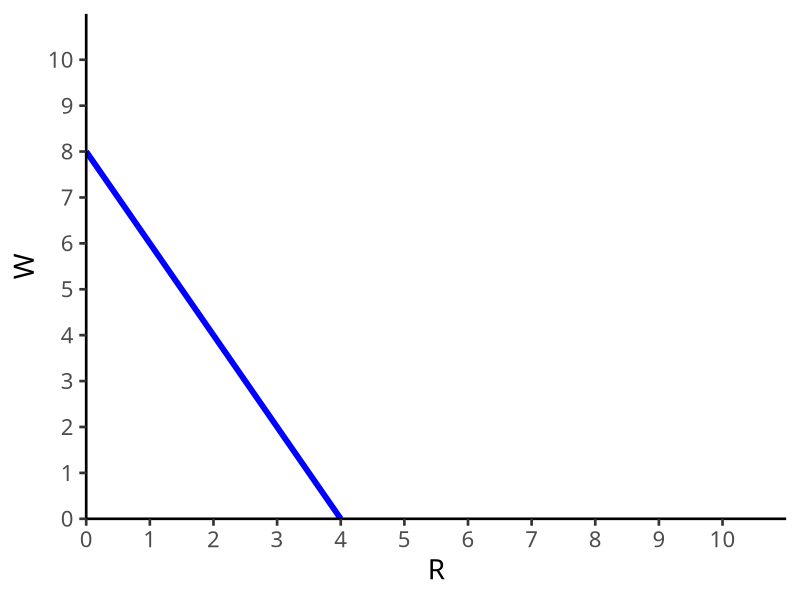
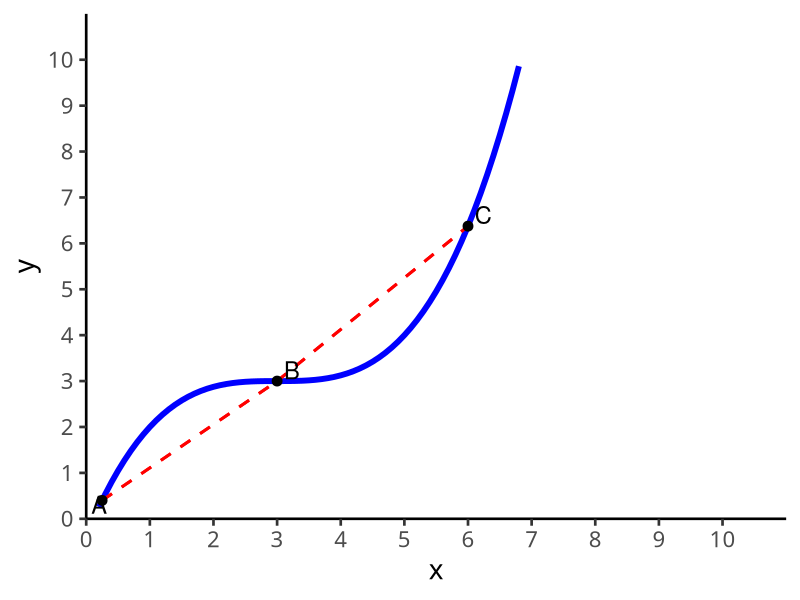
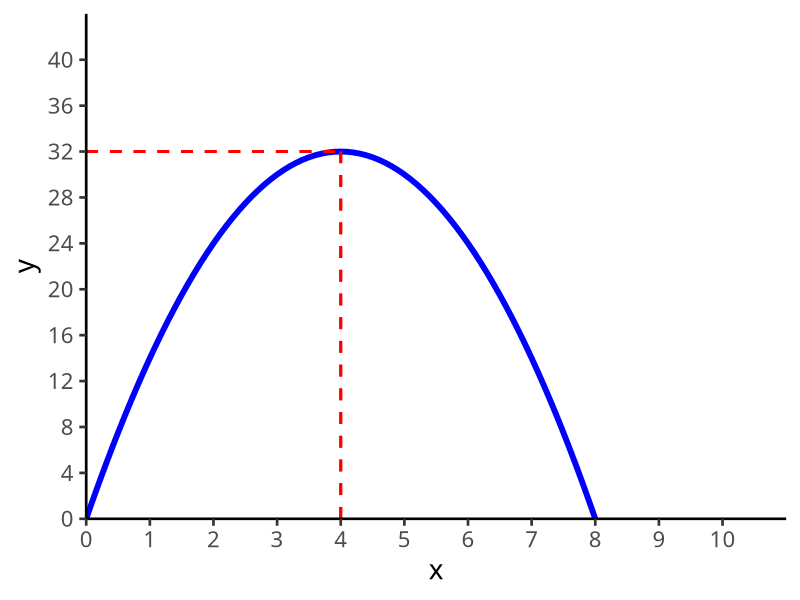
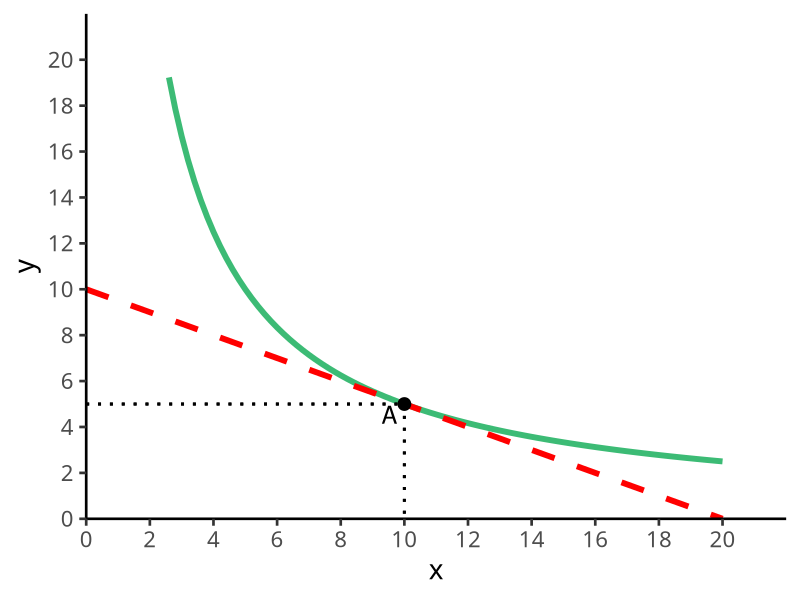
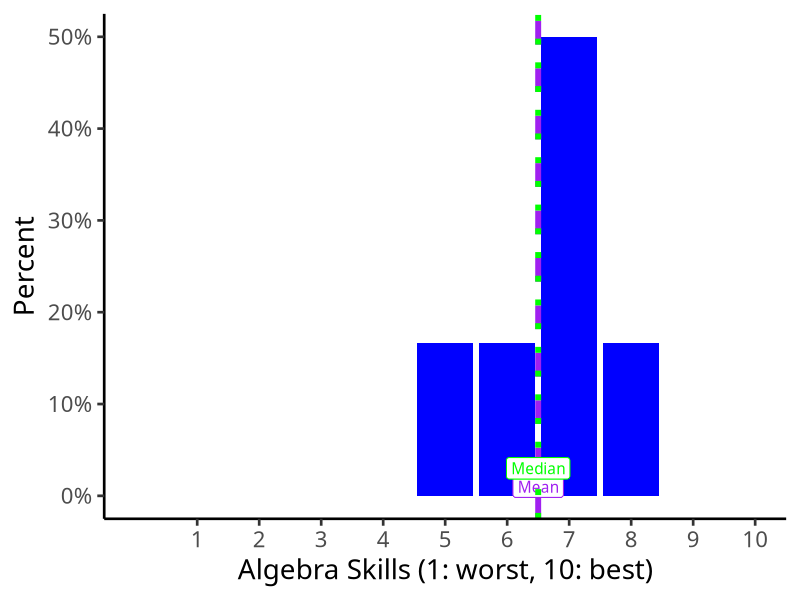
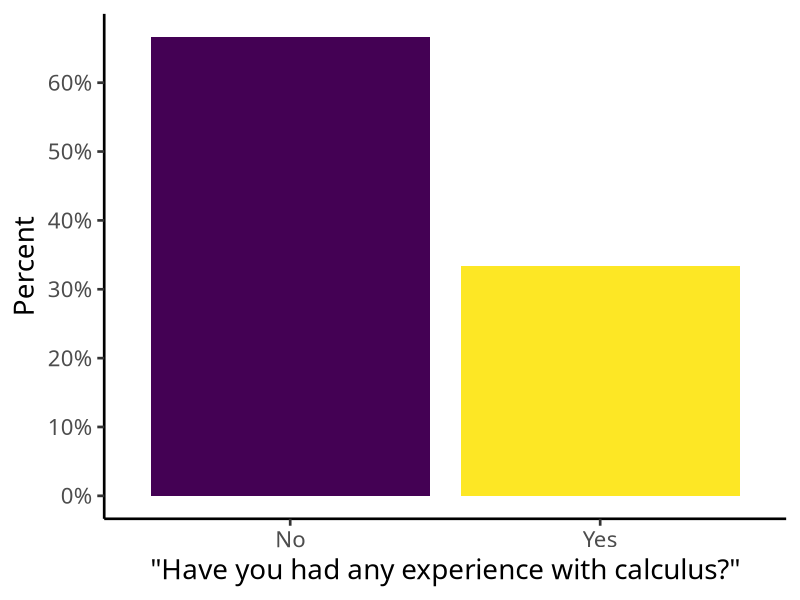
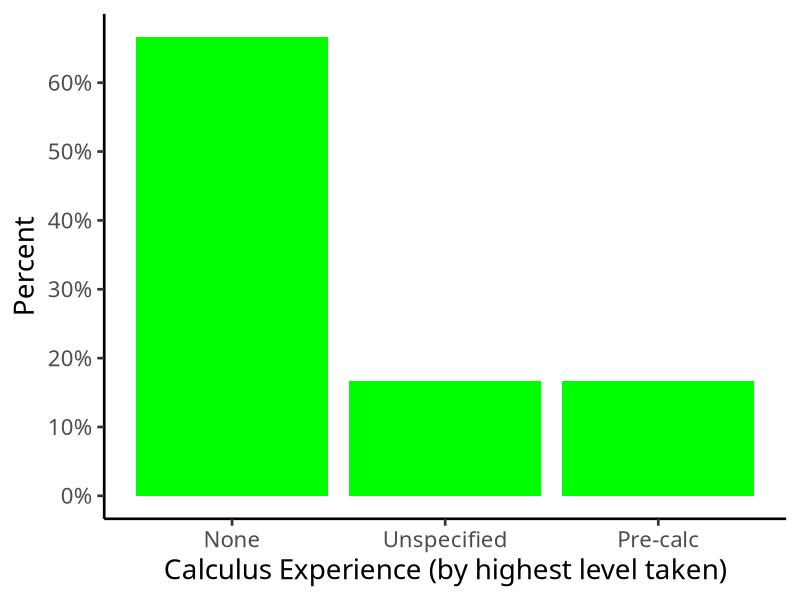
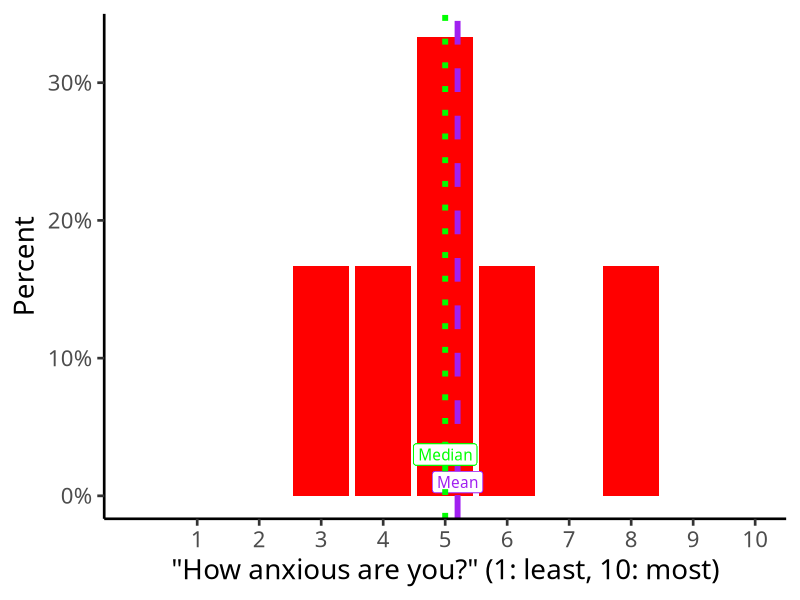

Write R code to recreate these figures, in order.
## ---- chunk 1
knitr::opts_chunk$set(echo = FALSE,
                      message = FALSE,
                      warning = FALSE,
                      fig.retina = 3,
                      fig.align = "center")
library("tidyverse")
update_geom_defaults("label", list(family = "Fira Sans Condensed"))
## ---- chunk 2
line=function(x){8-2*x}

ggplot(data.frame(x=c(0,10)), aes(x=x))+
  stat_function(fun=line, geom="line", size=2, color="blue")+
    scale_x_continuous(breaks=seq(0,10,1),
                     limits=c(0,10),
                     expand=expand_scale(mult=c(0,0.1)))+
  scale_y_continuous(breaks=seq(0,10,1),
                     limits=c(0,10),
                     expand=expand_scale(mult=c(0,0.1)))+
  scale_colour_manual("I.C. equations", values = colors)+
  labs(x = "R",
       y = "W")+
  theme_classic(base_family = "Fira Sans Condensed", base_size=20)

## ---- chunk 3
library("ggrepel")
line=function(x){(0.5*x-1.5)^3+3}

points <-tribble(
  ~letter, ~x, ~y,
  "A", 0.25, line(0.25),
  "B", 3, line(3),
  "C", 6, line(6)
)


ggplot(data.frame(x=c(0,10)), aes(x=x))+
  stat_function(fun=line, geom="line", size=2, color="blue")+
  geom_segment(aes(x=0.25, xend=3, y=line(0.25), yend=line(3)), color="red", size = 1, linetype = "dashed")+
  geom_segment(aes(x=3, xend=6, y=line(3), yend=line(6)), color="red", size = 1, linetype = "dashed")+
    geom_point(data = points,
             mapping=aes(x=x, y=y),
             size =3)+
  geom_text_repel(data = points,
             mapping=aes(x=x, y=y,
             label = letter),
             size =6,
             text.padding = 2)+
    scale_x_continuous(breaks=seq(0,10,1),
                     limits=c(0,10),
                     expand=expand_scale(mult=c(0,0.1)))+
  scale_y_continuous(breaks=seq(0,10,1),
                     limits=c(0,10),
                     expand=expand_scale(mult=c(0,0.1)))+
  scale_colour_manual("I.C. equations", values = colors)+
  labs(x = "x",
       y = "y")+
  theme_classic(base_family = "Fira Sans Condensed", base_size=20)

## ---- chunk 4
curve=function(x){-2*x^2+16*x}

ggplot(data.frame(x=c(0,10)), aes(x=x))+
  stat_function(fun=curve, geom="line", size=2, color="blue")+
  geom_segment(aes(x=4, xend=4, y=0, yend=curve(4)), color="red", size = 1, linetype = "dashed")+
  geom_segment(aes(x=0, xend=4, y=curve(4), yend=curve(4)), color="red", size = 1, linetype = "dashed")+
    scale_x_continuous(breaks=seq(0,10,1),
                     limits=c(0,10),
                     expand=expand_scale(mult=c(0,0.1)))+
  scale_y_continuous(breaks=seq(0,40,4),
                     limits=c(0,40),
                     expand=expand_scale(mult=c(0,0.1)))+
  scale_colour_manual("I.C. equations", values = colors)+
  labs(x = "x",
       y = "y")+
  theme_classic(base_family = "Fira Sans Condensed", base_size=20)

## ---- chunk 5
library("ggrepel")

points<-tribble(
  ~letter, ~x, ~y,
  "A", 10, 5
)

IC_7=function(x){50/x}
BC=function(x){10-0.5*x}

ggplot(data.frame(x=c(0,10)), aes(x=x))+
  stat_function(fun=IC_7, geom="line", size=2, color = "#3CBB75FF")+
  stat_function(fun=BC, geom="line", size=2, color = "red", linetype = "dashed")+
  geom_point(data = points,
             mapping=aes(x=x, y=y),
             size = 4)+
  geom_text_repel(data = points,
             mapping=aes(x=x, y=y,
             label = letter),
             size = 6)+
  geom_segment(aes(x = 0, xend = 10, y = 5, yend=5), linetype="dotted", size=1)+
  geom_segment(aes(x = 10, xend = 10, y = 5, yend=0), linetype="dotted", size=1)+
    scale_x_continuous(breaks=seq(0,20,2),
                     limits=c(0,20),
                     expand=expand_scale(mult=c(0,0.1)))+
  scale_y_continuous(breaks=seq(0,20,2),
                     limits=c(0,20),
                     expand=expand_scale(mult=c(0,0.1)))+
  #scale_colour_manual("Curves", values = line_colors, guide=F)+
  labs(x = "x",
       y = "y")+
  theme_classic(base_family = "Fira Sans Condensed", base_size=20)
## ---- chunk 6
responses<-read_csv("responses.csv")
responses %>%
  rename(algebra_skills = Q8,
         calculus = Q9,
         anxiety = Q10) %>%
  mutate(calc_spec = factor(Q9calc, levels = c("None", "Unspecified", "Pre-calc", "Calc 1", "Calc 2", "Calc 3"))) -> responses
## ---- chunk 7
responses %>%
  count(algebra_skills) %>%
  mutate(percent = (n/sum(n)*100)) %>%
ggplot(.,
       aes(x = algebra_skills,
       y = percent))+
  geom_col(fill="blue")+
  geom_vline(aes(xintercept = mean(algebra_skills)), color = "purple", linetype="dashed", size=2)+
  geom_label(aes(x=mean(algebra_skills),y=1), label="Mean", color="purple")+
  geom_vline(aes(xintercept = median(algebra_skills)), color = "green", linetype="dotted", size=2)+
  geom_label(aes(x=median(algebra_skills),y=3), label="Median", color="green")+
  scale_x_continuous(breaks=seq(1,10,1), limits = c(0,10))+
  scale_y_continuous(breaks=seq(0,100,10),labels=function(x) paste0(x, "%"))+
  labs(x = "Algebra Skills (1: worst, 10: best)",
       y = "Percent")+
  theme_classic(base_family = "Fira Sans Condensed", base_size=20)
## ---- chunk 8
responses %>%
  count(calculus) %>%
  mutate(percent = (n/sum(n)*100)) %>%
ggplot(.,
       aes(x = calculus,
       y = percent))+
  geom_col(aes(fill=calculus))+
  scale_x_discrete()+
  scale_y_continuous(breaks=seq(0,100,10),labels=function(x) paste0(x, "%"))+
  labs(x = '"Have you had any experience with calculus?"',
       y = "Percent")+
  scale_fill_viridis_d()+
  theme_classic(base_family = "Fira Sans Condensed", base_size=20)+
  theme(legend.position="none")
## ---- chunk 9
responses %>%
  count(calc_spec) %>%
  mutate(percent = (n/sum(n)*100)) %>%
ggplot(.,
       aes(x = reorder(calc_spec, -percent),
       y = percent))+
  geom_col(fill="green")+
  scale_x_discrete()+
  scale_y_continuous(breaks=seq(0,100,10),labels=function(x) paste0(x, "%"))+
  labs(x = "Calculus Experience (by highest level taken)",
       y = "Percent")+
  theme_classic(base_family = "Fira Sans Condensed", base_size=20)
## ---- chunk 10
responses %>%
  count(anxiety) %>%
  mutate(percent = (n/sum(n)*100)) %>%
ggplot(.,
       aes(x = anxiety,
       y = percent))+
  geom_col(fill="red")+
  
  geom_vline(aes(xintercept = mean(anxiety)), color = "purple", linetype="dashed", size=2)+
  geom_label(aes(x=mean(anxiety),y=1), label="Mean", color="purple")+
  geom_vline(aes(xintercept = median(anxiety)), color = "green", linetype="dotted", size=2)+
  geom_label(aes(x=median(anxiety),y=3), label="Median", color="green")+

  scale_x_continuous(breaks=seq(1,10,1), limits=c(0,10))+
  scale_y_continuous(breaks=seq(0,100,10),labels=function(x) paste0(x, "%"))+
  labs(x = '"How anxious are you?" (1: least, 10: most)',
       y = "Percent")+
  theme_classic(base_family = "Fira Sans Condensed", base_size=20)
